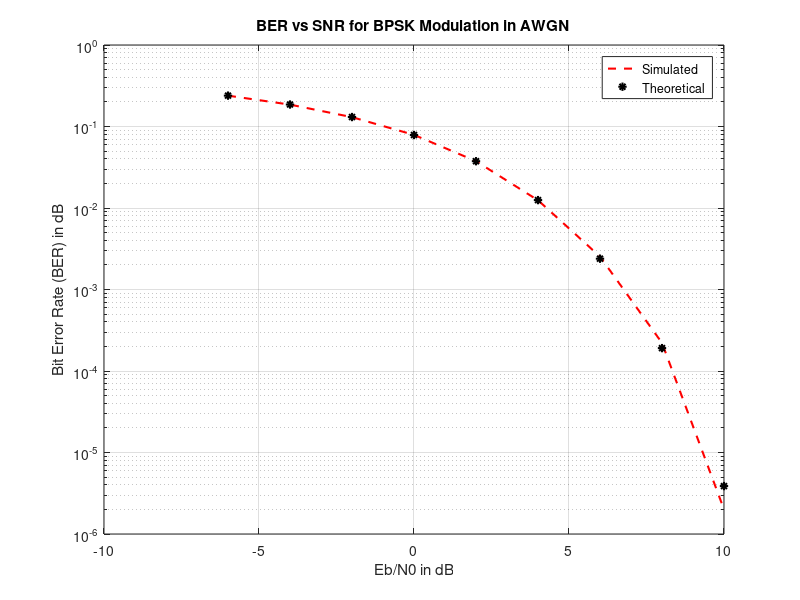

This figure's MATLAB source:
% Set clear & Initialization
clear variables; close all; clc;

% Simulated BER v SNR for BPSk.....................................
N = 10^6; % Bit samples to transmit
EbN0dB = -6:2:10; % Eb/N0 range in dB for simulation

databits = randi([0 1],1,N);
bpskModulated = 2*databits-1; % categorize modulated signal on constellation diagram

BER= zeros(1,length(EbN0dB)); % A container for BER values for all Eb/N0

i = 1; 
for k = EbN0dB
EbN0 = 10.^(k/10); 

noise = sqrt(1./(2*EbN0))*randn(1,N);
received_signal = bpskModulated + noise;

% Detecting what bit of signal is received
estimated_bits = received_signal >= 0;

% BER due to estimated bits
BER(i)= sum(xor(databits,estimated_bits)); % using XOR as comparator

i = i+1;
end
BER = BER/N;


semilogy(EbN0dB,BER,'r--','LineWidth',1.5);
title('BER vs SNR for BPSK Modulation in AWGN');
xlabel('Eb/N0 in dB');
ylabel('Bit Error Rate (BER) in dB');
hold on;

% Theoretical BER v SNR for BPSK.......................................
Pe = 0.5*erfc(sqrt(10.^(EbN0dB/10)));
semilogy(EbN0dB,Pe,'k*','LineWidth',1.5);
legend('Simulated','Theoretical');
grid on;
